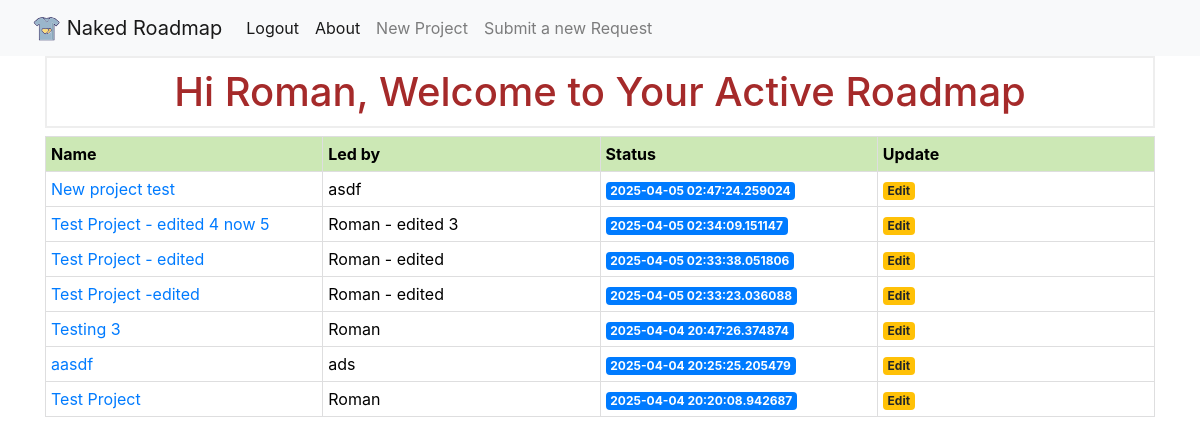
The app's page /index (signed in) with its own data.
### app/models.py (models this page shows, shortened)
class User(UserMixin, db.Model):
    id: so.Mapped[int] = so.mapped_column(primary_key=True)
    username: so.Mapped[str] = so.mapped_column(sa.String(64), index=True, unique=True)
    email: so.Mapped[str] = so.mapped_column(sa.String(120), index=True, unique=True)
    password_hash: so.Mapped[Optional[str]] = so.mapped_column(sa.String(256))
    posts: so.WriteOnlyMapped['Post'] = so.relationship(back_populates='author')

class Project(db.Model):
    __tablename__ = "project"
    id: so.Mapped[int] = so.mapped_column(primary_key=True)
    name: so.Mapped[str] = so.mapped_column(sa.TEXT())
    created: so.Mapped[datetime] = so.mapped_column(index=True, default=lambda: datetime.now(timezone.utc))
    dri: so.Mapped[str] = so.mapped_column(sa.TEXT())
    team: so.Mapped[str] = so.mapped_column(sa.TEXT())
    context: so.Mapped[str] = so.mapped_column(sa.TEXT())
    why: so.Mapped[str] = so.mapped_column(sa.TEXT())
    requirements: so.Mapped[str] = so.mapped_column(sa.TEXT())
    launch: so.Mapped[str] = so.mapped_column(sa.TEXT())

### app/routes.py (the view)
@app.route('/')
@app.route('/index')
@login_required # If you want to toggle someone forced to log in to see roadmap, you can use this.
def index():
    projects = (
        Project.query
        .order_by(Project.created.desc())
        .all()
    )
    return render_template('index.html', title='Home', projects=projects)

### app/models.py (called while the page is built)
@login.user_loader
def load_user(id):
    return db.session.get(User, int(id))

### app/templates/index.html
{% extends 'base.html' %}
{% block content %}
    <h1>{% block title %}Hi {{ current_user.username }}, Welcome to Your Active Roadmap{% endblock %}</h1>
    <div class="table_projects" role="region" tabindex="0">
        <table>
            <thead>
                <tr>
                    <th>Name</th>
                    <th>Led by</th>
                    <th>Status</th>
                    <th>Update</th>
                </tr>
            </thead>
            <tbody>
                {% for project in projects %}
                <tr>
                    <td>
                        <a href="{{ url_for('project', project_id=project['id']) }}">{{ project.name }}</a>
                    </td>
                    <td>{{ project.dri }}</td>
                    <td>
                        <span class="badge badge-primary">{{ project.created }}</span>
                    </td>
                    <td>
                        <a href="{{ url_for('edit', project_id=project.id) }}"><span class="badge badge-warning">Edit</span></a>
                    </td>
                </tr>
                {% endfor %}
            </tbody>
        </table>
    </div>
{% endblock %}

### app/templates/base.html (shortened to what this page needs)
<!doctype html>
<html lang="en">
  <head>
    <link rel="stylesheet" href="https://stackpath.bootstrapcdn.com/bootstrap/4.3.1/css/bootstrap.min.css">
    <link rel="stylesheet" type="text/css" href={{ url_for('static', filename='style.css')}}>
  </head>
  <body>
    <nav class="navbar navbar-expand-md navbar-light bg-light">
        <a class="navbar-brand" href="{{ url_for('index')}}">
          Naked Roadmap</a>
        <div class="collapse navbar-collapse" id="navbarNav">
            <ul class="navbar-nav">
            {% if current_user.is_anonymous %}
            <li class="nav-item active">
              <a class="nav-link" href="{{ url_for('login') }}">Login</a>
            </li>
            {% else %}
            <li class="nav-item active">
              <a class="nav-link" href="{{ url_for('logout') }}">Logout</a>
            </li>
            {% endif %}
            <li class="nav-item active">
                <a class="nav-link" href="#">About</a>
            </li>
            <li class="nav-item">
              <a class="nav-link" href="{{url_for('create')}}">New Project</a>
            </li>
            <li class="nav-item">
              <a class="nav-link" href="{{url_for('submitrequest')}}">Submit a new Request</a>
            </li>
            </ul>
        </div>
    </nav>
    <div class="container">
        {% block content %} {% endblock %}
    </div>
  </body>
</html>

### app/static/style.css (style rules this page uses)
h1 { border: 2px #eee solid; color: brown; text-align: center; padding: 10px; }
.table_projects { overflow: auto; width: 100%; }
.table_projects table { border: 1px solid #dededf; height: 100%; width: 100%; table-layout: fixed; border-collapse: collapse; border-spacing: 1px; text-align: left; }
.table_projects th { border: 1px solid #dededf; background-color: #cce8b5; color: #000000; padding: 5px; }
.table_projects td { border: 1px solid #dededf; background-color: #ffffff; color: #000000; padding: 5px; }

### records on screen
User: username "Roman"
Project: name "New project test", dri "asdf", created "2025-04-05 02:47:24.259024"
Project: name "Test Project - edited 4 now 5", dri "Roman - edited 3", created "2025-04-05 02:34:09.151147"
Project: name "Test Project - edited", dri "Roman - edited", created "2025-04-05 02:33:38.051806"
Project: name "Test Project -edited", dri "Roman - edited", created "2025-04-05 02:33:23.036088"
Project: name "Testing 3", dri "Roman", created "2025-04-04 20:47:26.374874"
Project: name "aasdf", dri "ads", created "2025-04-04 20:25:25.205479"
Project: name "Test Project", dri "Roman", created "2025-04-04 20:20:08.942687"
